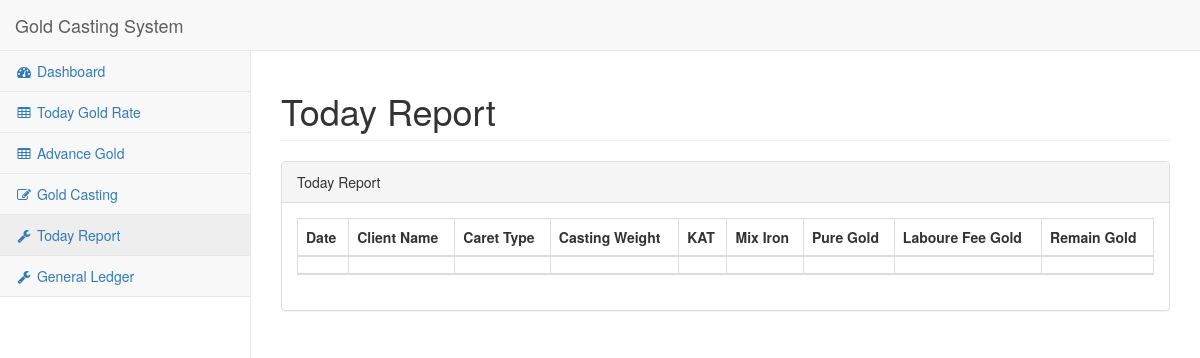
The page /today_sale.php on the database as committed earlier.
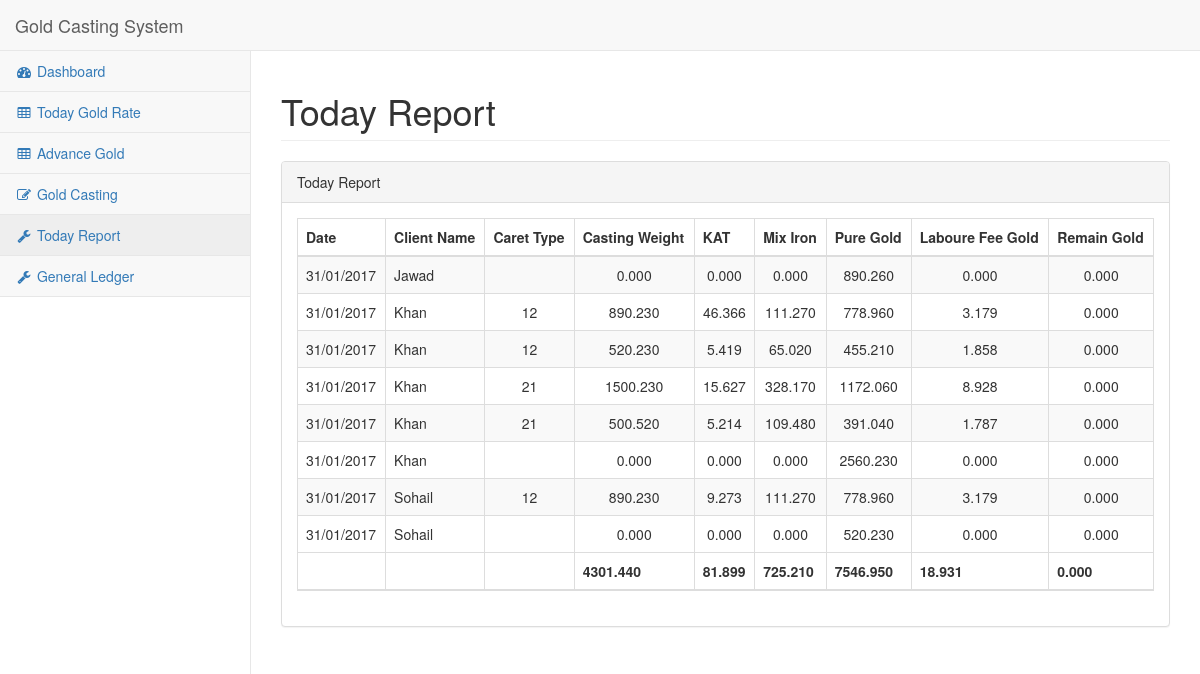
The same page on the database as committed later.
### tables this page shows
CREATE TABLE `tbl_casting` (
  `casting_id` int(11) NOT NULL AUTO_INCREMENT,
  `client_id` int(11) NOT NULL DEFAULT '0',
  `caret_type` varchar(15) DEFAULT NULL,
  `casting_weight` decimal(10,3) NOT NULL DEFAULT '0.000',
  `gold_cut` decimal(10,3) NOT NULL DEFAULT '0.000',
  `mix_iron` decimal(10,3) NOT NULL DEFAULT '0.000',
  `pure_gold` decimal(10,3) NOT NULL DEFAULT '0.000',
  `casting_labour_fee` int(11) NOT NULL DEFAULT '0',
  `casting_labour_fee_gold` decimal(10,3) NOT NULL DEFAULT '0.000',
  `after_cast_pay_gold` decimal(10,3) NOT NULL DEFAULT '0.000',
  `pure_gold_with_kat` decimal(10,3) NOT NULL DEFAULT '0.000',
  `remaining_gold` decimal(10,3) NOT NULL DEFAULT '0.000',
  `remaining_advance_gold` decimal(10,3) NOT NULL DEFAULT '0.000',
  `date` date DEFAULT NULL,
  `date_created` datetime DEFAULT NULL,
  PRIMARY KEY (`casting_id`)
);

CREATE TABLE `tbl_clients` (
  `client_id` int(11) NOT NULL AUTO_INCREMENT,
  `client_name` varchar(255) DEFAULT NULL,
  `shop_name` text,
  `phone` varchar(15) DEFAULT NULL,
  `date_created` datetime DEFAULT NULL,
  PRIMARY KEY (`client_id`)
);

### functions.php (called while the page is built, shortened)
<?php
	include_once('conn.php');
	function MySQLQuery($query)
	{
		global $conn;
		mysqli_query ($conn, "set character_set_results='utf8'");
		$success = mysqli_query($conn,$query);
		return $success;
	}
?>

### today_sale.php (the view, shortened to what the changed rows need)
<!DOCTYPE html>
<html lang="en">
<?php include_once('include/head.php');
include_once('include/functions.php'); ?>
<body>
    <div id="wrapper">
        <?php include_once('include/left_sidebar.php') ?>
        <div id="page-wrapper">
            <div class="row">
                <div class="col-lg-12">
                    <h1 class="page-header">Today Report</h1>
                </div>
            </div>
            <div class="row">
                <div class="col-lg-12">
                    <div class="panel panel-default">
                        <div class="panel-body">
                            <div class="table-responsive" style="overflow-x:hidden !important;">
                                <table class="table table-striped table-bordered table-hover" id="dataTables-example">
                                    <thead>
                                        <tr>
                                            <th>Date</th>
                                            <th>Client Name</th>
                                            <th>Caret Type</th>
                                            <th>Casting Weight</th>
                                            <th>KAT</th>
                                            <th>Mix Iron</th>
                                            <th>Pure Gold</th>
                                            <th>Laboure Fee Gold</th>
                                            <th>Remain Gold</th>
                                        </tr>
                                    </thead>
                                    <tbody>
                                        <?php
                                        $date = date("Y-m-d");
                                        $SQL = "SELECT tbl_casting.*,client_name
                                                FROM `tbl_casting`
                                                INNER JOIN `tbl_clients` ON `tbl_clients`.`client_id` = `tbl_casting`.`client_id`
                                                WHERE tbl_casting.date_created LIKE '%$date%'
                                                ORDER BY tbl_casting.`casting_id` DESC";
                                         $result = MySQLQuery($SQL);
                                         while($row = mysqli_fetch_array($result)) {
                                        ?>
                                        <tr>
                                            <td><?php echo date("d/m/Y",strtotime($row['date_created'])); ?></td>
                                            <td><?php echo $row['client_name']; ?></td>
                                            <td class="text-center"><?php echo $row['caret_type']; ?></td>
                                            <td class="text-center"><?php echo $row['casting_weight']; ?></td>
                                            <td class="text-center"><?php echo $row['gold_cut']; ?></td>
                                            <td class="text-center"><?php echo $row['mix_iron']; ?></td>
                                            <td class="text-center"><?php echo $row['pure_gold']; ?></td>
                                            <td class="text-center"><?php echo $row['casting_labour_fee_gold']; ?></td>
                                            <td class="text-center"><?php echo $row['remaining_gold']; ?></td>
                                        </tr>
                                        <?php } ?>
                                    </tbody>
                                        <?php
                                        $date = date("Y-m-d");
                                        $SQL = "SELECT SUM(casting_weight) AS casting_weight,SUM(gold_cut) AS gold_cut,SUM(mix_iron) AS mix_iron,SUM(pure_gold) AS pure_gold,
                                                SUM(casting_labour_fee_gold) AS casting_labour_fee_gold,SUM(remaining_gold) AS remaining_gold
                                                FROM `tbl_casting`
                                                WHERE tbl_casting.date_created LIKE '%$date%'
                                                ORDER BY tbl_casting.`casting_id` DESC";
                                         $result = MySQLQuery($SQL);
                                         $row = mysqli_fetch_array($result);
                                        ?>
                                        <thead>
                                        <tr>
                                            <th></th>
                                            <th></th>
                                            <th></th>
                                            <th><?php echo $row['casting_weight']; ?></th>
                                            <th><?php echo $row['gold_cut']; ?></th>
                                            <th><?php echo $row['mix_iron']; ?></th>
                                            <th><?php echo $row['pure_gold']; ?></th>
                                            <th><?php echo $row['casting_labour_fee_gold']; ?></th>
                                            <th><?php echo $row['remaining_gold']; ?></th>
                                        </tr>
                                    </thead>
                                </table>
                            </div>
                        </div>
                    </div>
                </div>
            </div>
        </div>
    </div>
</body>
</html>

### include/left_sidebar.php (shortened to what the changed rows need)
<nav class="navbar navbar-default navbar-static-top" role="navigation" style="margin-bottom: 0">
    <div class="navbar-header">
        <a class="navbar-brand" href="home">Gold Casting System</a>
    </div>
</nav>

Rows that differ between the two databases and show on the page:
now on this page (row edited): tbl_casting: date_created "31/01/2017", client.client_name "Jawad", casting_weight "0.000", gold_cut "0.000", mix_iron "0.000", pure_gold "890.260", casting_labour_fee_gold "0.000", remaining_gold "0.000"
now on this page (row edited): tbl_casting: date_created "31/01/2017", client.client_name "Khan", caret_type "12", casting_weight "890.230", gold_cut "46.366", mix_iron "111.270", pure_gold "778.960", casting_labour_fee_gold "3.179", remaining_gold "0.000"
now on this page (row edited): tbl_casting: date_created "31/01/2017", client.client_name "Khan", caret_type "12", casting_weight "520.230", gold_cut "5.419", mix_iron "65.020", pure_gold "455.210", casting_labour_fee_gold "1.858", remaining_gold "0.000"
now on this page (row edited): tbl_casting: date_created "31/01/2017", client.client_name "Khan", caret_type "21", casting_weight "1500.230", gold_cut "15.627", mix_iron "328.170", pure_gold "1172.060", casting_labour_fee_gold "8.928", remaining_gold "0.000"
now on this page (row edited): tbl_casting: date_created "31/01/2017", client.client_name "Khan", caret_type "21", casting_weight "500.520", gold_cut "5.214", mix_iron "109.480", pure_gold "391.040", casting_labour_fee_gold "1.787", remaining_gold "0.000"
now on this page (row edited): tbl_casting: date_created "31/01/2017", client.client_name "Khan", casting_weight "0.000", gold_cut "0.000", mix_iron "0.000", pure_gold "2560.230", casting_labour_fee_gold "0.000", remaining_gold "0.000"
now on this page (row edited): tbl_casting: date_created "31/01/2017", client.client_name "Sohail", caret_type "12", casting_weight "890.230", gold_cut "9.273", mix_iron "111.270", pure_gold "778.960", casting_labour_fee_gold "3.179", remaining_gold "0.000"
now on this page (row edited): tbl_casting: date_created "31/01/2017", client.client_name "Sohail", casting_weight "0.000", gold_cut "0.000", mix_iron "0.000", pure_gold "520.230", casting_labour_fee_gold "0.000", remaining_gold "0.000"
Other text that changed with them:
$row['casting_weight']: (not shown) → "4301.440"
$row['gold_cut']: (not shown) → "81.899"
$row['mix_iron']: (not shown) → "725.210"
$row['pure_gold']: (not shown) → "7546.950"
$row['casting_labour_fee_gold']: (not shown) → "18.931"
$row['remaining_gold']: (not shown) → "0.000"
